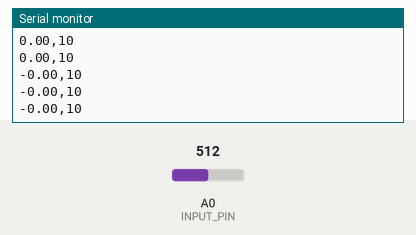
Recording of a sketch running on a simulated Arduino Uno, built with avr-gcc and run on an emulated ATmega328P. Parts: the last lines printed to the serial monitor. Inputs (shaded band) come from the test bench; at power-on: A0 (INPUT_PIN) = 512.

Above: at 1.2 s.
1.3 s: A0 (INPUT_PIN) set to 716
At 2.3 s:
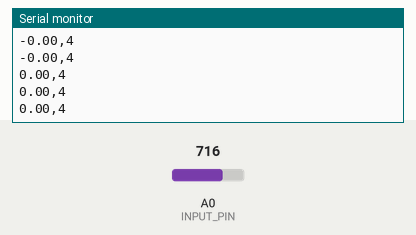
4.3 s: A0 (INPUT_PIN) set to 900
At 5.2 s:
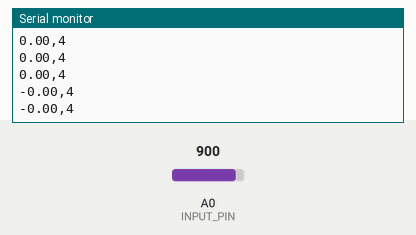
Timing chart, 0 to 7.3 s (numbered marks = the images above; inputs shaded):
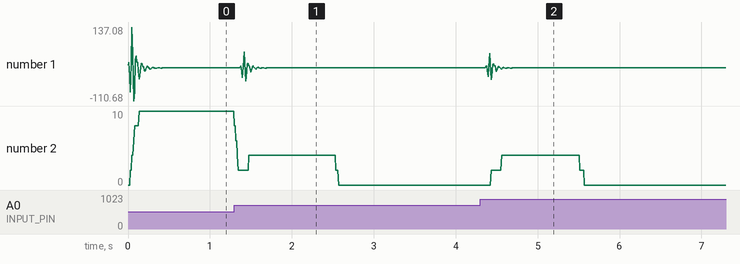

The sketch:

Signal.ino
```cpp
#define SAMPLE_RATE 1000
#define BAUD_RATE 9600
#define INPUT_PIN A0
#define BUFFER_SIZE 128

// Circular buffer and related variables
int circular_buffer[BUFFER_SIZE] = {0}; // Initialize buffer with zeros
int data_index = 0;
int sum = 0;

void setup() {
    // Initialize the serial connection
    Serial.begin(BAUD_RATE);
}

void loop() {
    // Calculate elapsed time
    static unsigned long past = 0;
    unsigned long present = micros();
    unsigned long interval = present - past;

    // Timer logic
    static long timer = 0;
    timer -= interval;
    past = present;

    // Sample and process signal
    if (timer < 0) {
        timer += 1000000 / SAMPLE_RATE;

        int sensor_value = analogRead(INPUT_PIN);
        float signal = EMGFilter((float)sensor_value); // Cast to float for filter
        int envelope = getEnvelope(abs(signal));

        // Print signal and envelope to serial
        Serial.print(signal, 2); // Print with two decimal places
        Serial.print(",");
        Serial.println(envelope);
    }
}

// Envelope detection using a circular buffer
int getEnvelope(int abs_emg) {
    sum -= circular_buffer[data_index]; // Subtract the old value
    sum += abs_emg;                     // Add the new value
    circular_buffer[data_index] = abs_emg; // Store the new value in the buffer

    data_index = (data_index + 1) % BUFFER_SIZE; // Update circular buffer index
    return (sum / BUFFER_SIZE) * 2; // Scale by 2 (adjust if needed)
}

// EMG signal filtering using cascaded filters
float EMGFilter(float input) {
    float output = input;

    // First filter section
    {
        static float z1 = 0, z2 = 0; // Initialize filter state
        float x = output - 0.05159732 * z1 - 0.36347401 * z2;
        output = 0.01856301 * x + 0.03712602 * z1 + 0.01856301 * z2;
        z2 = z1;
        z1 = x;
    }

    // Second filter section
    {
        static float z1 = 0, z2 = 0; // Initialize filter state
        float x = output - -0.53945795 * z1 - 0.39764934 * z2;
        output = 1.00000000 * x + -2.00000000 * z1 + 1.00000000 * z2;
        z2 = z1;
        z1 = x;
    }

    // Third filter section
    {
        static float z1 = 0, z2 = 0; // Initialize filter state
        float x = output - 0.47319594 * z1 - 0.70744137 * z2;
        output = 1.00000000 * x + 2.00000000 * z1 + 1.00000000 * z2;
        z2 = z1;
        z1 = x;
    }

    // Fourth filter section
    {
        static float z1 = 0, z2 = 0; // Initialize filter state
        float x = output - -1.00211112 * z1 - 0.74520226 * z2;
        output = 1.00000000 * x + -2.00000000 * z1 + 1.00000000 * z2;
        z2 = z1;
        z1 = x;
    }

    return output;
}
```

Measured:
- after the input at 1.3 s, the serial monitor: prints a new line after 0.07 s (image 1)
- after the input at 4.3 s, the serial monitor: prints a new line after 0.07 s (image 2)
